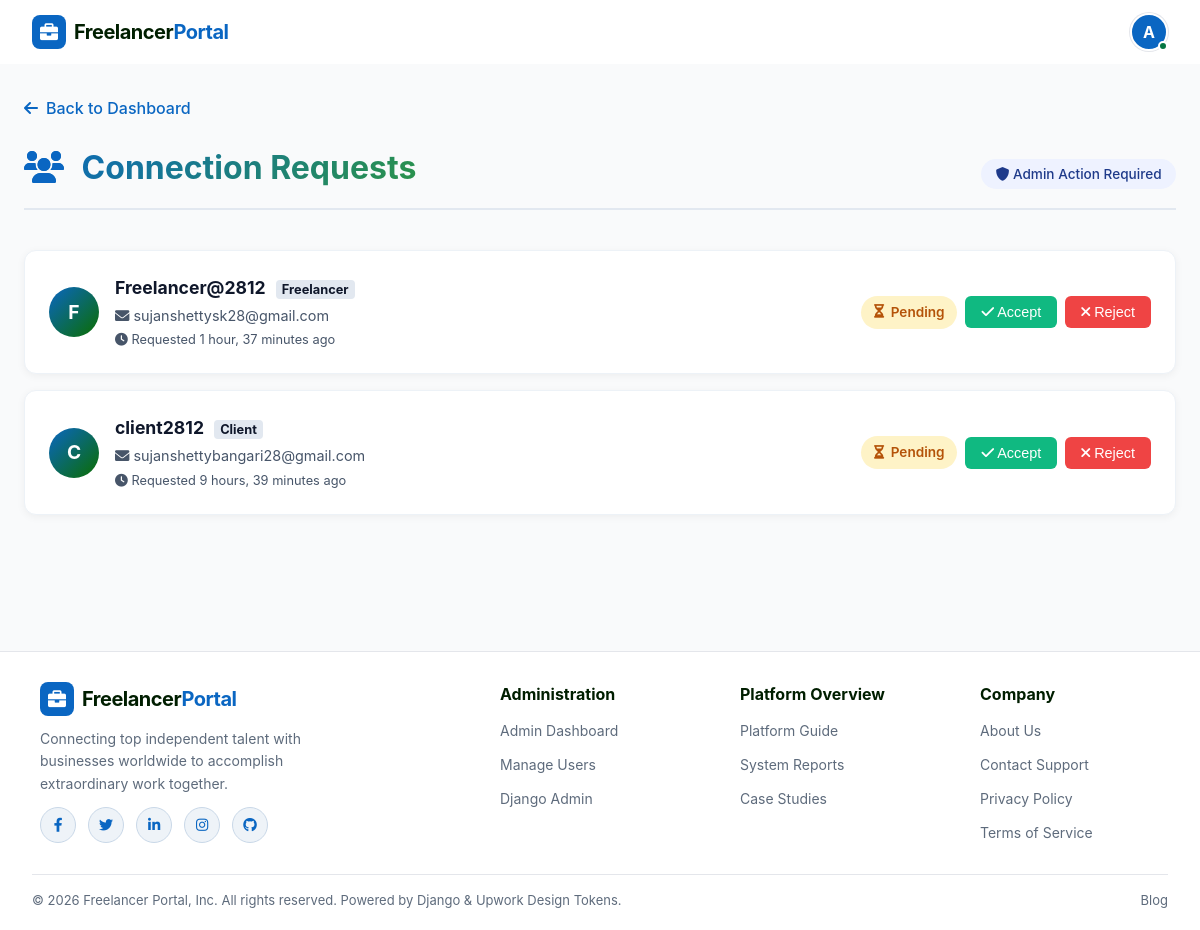
The app's page /accounts/admin/connection-requests/ (signed in) with its own data.
### accounts/models.py (models this page shows, shortened)
class User(AbstractUser):
    ROLE_CHOICES = (
        ('client', 'Client'),
        ('freelancer', 'Freelancer'),
    )
    username = models.CharField(max_length=150, unique=True)
    email = models.EmailField(unique=True)
    phone = models.CharField(max_length=15, unique=True)
    role = models.CharField(max_length=20, choices=ROLE_CHOICES)
    is_verified = models.BooleanField(default=False)  # ✅ ADD THIS
    USERNAME_FIELD = 'email'
    REQUIRED_FIELDS = ['username', 'phone']
    @property
    def get_profile_picture(self):
        try:
            if hasattr(self, 'freelancerprofile') and self.freelancerprofile.profile_picture:
                return self.freelancerprofile.profile_picture
        except Exception:
            pass
        return None

class ConnectionRequest(models.Model):
    STATUS_CHOICES = (
        ('pending', 'Pending'),
        ('accepted', 'Accepted'),
        ('rejected', 'Rejected'),
    )
    sender = models.ForeignKey(
        User,
        on_delete=models.CASCADE,
        related_name="sent_requests"
    )
    receiver = models.ForeignKey(
        User,
        on_delete=models.CASCADE,
        related_name="received_requests"
    )
    status = models.CharField(max_length=20, choices=STATUS_CHOICES, default='pending')
    created_at = models.DateTimeField(auto_now_add=True)

### accounts/views.py (the view)
# urls.py: path("admin/connection-requests/", views.admin_connection_requests, name="admin_connection_requests"),
@admin_required
def admin_connection_requests(request):
    requests = ConnectionRequest.objects.filter(receiver=request.user).order_by('-created_at')
    return render(request, "admin/connection_requests.html", {"requests": requests})

### accounts/context_processors.py (called while the page is built)
def notifications(request):
    if request.user.is_authenticated:
        user_notifications = Notification.objects.filter(user=request.user).order_by('-created_at')[:10]
        unread_count = Notification.objects.filter(user=request.user, is_read=False).count()
        return {
            'notifications': user_notifications,
            'unread_notifications_count': unread_count
        }
    return {
        'notifications': [],
        'unread_notifications_count': 0
    }

### templates/admin/connection_requests.html (shortened to what this page needs)
<!DOCTYPE html>
<html lang="en">
<head>
    <link rel="stylesheet" href="https://cdnjs.cloudflare.com/ajax/libs/font-awesome/6.0.0/css/all.min.css">
</head>
<body>
{% include 'includes/header.html' %}
<div class="container">
    <a href="{% url 'accounts:admin_home' %}" class="back-link"><i class="fas fa-arrow-left"></i> Back to Dashboard</a>
    <div class="dashboard-header">
        <h1><i class="fas fa-users" style="color: #0a66c2; margin-right: 10px;"></i> Connection Requests</h1>
        <span class="badge-role"><i class="fas fa-shield-alt"></i> Admin Action Required</span>
    </div>
    {% if requests %}
        {% for req in requests %}
        <div class="request-card">
            <div class="request-info">
                <div class="avatar">
                    {{ req.sender.username|make_list|first|upper }}
                </div>
                <div class="user-details">
                    <h3>{{ req.sender.username }} <span style="font-size: 0.8rem; background: #e2e8f0; padding: 2px 6px; border-radius: 4px; margin-left: 6px;">{{ req.sender.role|title }}</span></h3>
                    <p><i class="fas fa-envelope"></i> {{ req.sender.email }}</p>
                    <p style="font-size: 0.8rem; margin-top: 4px;"><i class="fas fa-clock"></i> Requested {{ req.created_at|timesince }} ago</p>
                </div>
            </div>
            <div class="request-actions">
                {% if req.status == 'pending' %}
                    <span class="status-badge status-pending"><i class="fas fa-hourglass-half"></i> Pending</span>
                    <form method="POST" action="{% url 'accounts:admin_accept_request' req.id %}" style="margin: 0;">
                        <button type="submit" class="btn btn-accept"><i class="fas fa-check"></i> Accept</button>
                    </form>
                    <form method="POST" action="{% url 'accounts:admin_reject_request' req.id %}" style="margin: 0;">
                        <button type="submit" class="btn btn-reject"><i class="fas fa-times"></i> Reject</button>
                    </form>
                {% elif req.status == 'accepted' %}
                    <span class="status-badge status-accepted"><i class="fas fa-check-circle"></i> Accepted</span>
                {% elif req.status == 'rejected' %}
                    <span class="status-badge status-rejected"><i class="fas fa-times-circle"></i> Rejected</span>
                {% endif %}
            </div>
        </div>
        {% endfor %}
    {% else %}
        <div class="empty-state">
            <i class="fas fa-inbox"></i>
            <h3>No Connection Requests</h3>
            <p>You don't have any connection requests at the moment.</p>
        </div>
    {% endif %}
</div>
{% include 'includes/footer.html' %}
</body>
</html>

### templates/includes/header.html (shortened to what this page needs)
{% load static %}
<header class="upwork-header">
  <div class="upwork-header-container">
    <div class="upwork-header-left">
      {% if request.user.is_authenticated %}
        {% if request.user.is_superuser %}
          <a href="{% url 'accounts:admin_home' %}" class="upwork-logo">
        {% elif request.user.role == 'client' %}
          <a href="{% url 'client:client_home' %}" class="upwork-logo">
        {% else %}
          <a href="{% url 'freelancer:freelancer_home' %}" class="upwork-logo">
        {% endif %}
      {% else %}
        <a href="{% url 'home' %}" class="upwork-logo">
      {% endif %}
        <span class="logo-icon"><i class="fas fa-briefcase"></i></span>
        <span class="logo-text">Freelancer<span class="logo-accent">Portal</span></span>
      </a>
    </div>
    <div class="upwork-header-right">
      {% if request.user.is_authenticated %}
      <div class="upwork-user-menu" onclick="toggleUpworkMenu(event)">
        <div class="user-avatar-circle" style="display: flex; align-items: center; justify-content: center; font-weight: 700; font-size: 16px; background: #0a66c2; color: white;">
          {% if request.user.get_profile_picture %}
          <img src="{{ request.user.get_profile_picture }}" alt="{{ request.user.username }}" style="width: 100%; height: 100%; object-fit: cover;">
          {% else %}
          {{ request.user.username|slice:":1"|upper }}
          {% endif %}
        </div>
        <span class="online-status-dot"></span>
      </div>
      {% else %}
      <a href="{% url 'accounts:login' %}" class="upwork-btn-link">Log In</a>
      <a href="{% url 'accounts:select_role' %}" class="upwork-btn-primary">Sign Up</a>
      {% endif %}
    </div>
  </div>
</header>
<link rel="stylesheet" href="https://cdnjs.cloudflare.com/ajax/libs/font-awesome/6.0.0/css/all.min.css" />

### templates/admin/connection_requests.html (style rules this page uses)
* { margin: 0; padding: 0; box-sizing: border-box; }
body { font-family: system-ui, 'Segoe UI', 'Inter', -apple-system, BlinkMacSystemFont, Roboto, sans-serif; background-color: #f8fafc; color: #1e293b; line-height: 1.5; min-height: 100vh; display: flex; flex-direction: column; }
.container { max-width: 1200px; margin: 2rem auto; padding: 0 1.5rem 3rem; flex: 1; width: 100%; }
.dashboard-header { margin-bottom: 2.5rem; border-bottom: 2px solid #e2e8f0; padding-bottom: 1rem; display: flex; align-items: baseline; justify-content: space-between; flex-wrap: wrap; gap: 1rem; }
.dashboard-header h1 { font-size: 2rem; font-weight: 700; background: linear-gradient(135deg, #0a66c2, #2b9348); background-clip: text; -webkit-background-clip: text; color: transparent; }
.badge-role { background: #eef2ff; color: #1e3a8a; padding: 0.3rem 0.9rem; border-radius: 40px; font-size: 0.85rem; font-weight: 500; }
.request-card { background: white; border-radius: 12px; padding: 1.5rem; margin-bottom: 1rem; box-shadow: 0 2px 8px rgba(0,0,0,0.05); display: flex; justify-content: space-between; align-items: center; border: 1px solid #edf2f7; flex-wrap: wrap; gap: 1rem; }
.request-info { display: flex; align-items: center; gap: 1rem; }
.avatar { width: 50px; height: 50px; background: linear-gradient(135deg, #0a66c2, #0b6d00); border-radius: 50%; display: flex; align-items: center; justify-content: center; color: white; font-weight: bold; font-size: 1.2rem; }
.user-details h3 { margin: 0 0 0.2rem 0; font-size: 1.1rem; color: #0f172a; }
.user-details p { margin: 0; color: #475569; font-size: 0.9rem; }
.request-actions { display: flex; gap: 0.5rem; align-items: center; }
.btn { padding: 0.5rem 1rem; border-radius: 6px; font-weight: 500; font-size: 0.9rem; cursor: pointer; border: none; text-decoration: none; color: white; transition: opacity 0.2s; }
.btn-accept { background: #10b981; }
.btn-reject { background: #ef4444; }
.status-badge { padding: 0.4rem 0.8rem; border-radius: 20px; font-size: 0.85rem; font-weight: 600; display: inline-flex; align-items: center; gap: 0.4rem; }
.status-pending { background: #fef3c7; color: #b45309; }
.back-link { display: inline-flex; align-items: center; gap: 0.5rem; color: #0a66c2; text-decoration: none; margin-bottom: 1.5rem; font-weight: 500; }

### templates/includes/header.html (style rules this page uses)
* { box-sizing: border-box; margin: 0; padding: 0; }
body { background-color: #f9fafb; font-family: 'Inter', -apple-system, BlinkMacSystemFont, "Segoe UI", Roboto, sans-serif; color: #001e00; }
.upwork-header { background: #ffffff; border-bottom: none; position: sticky; top: 0; z-index: 1000; height: 64px; display: flex; align-items: center; box-shadow: none; }
.upwork-header-container { width: 100%; max-width: 1400px; margin: 0 auto; padding: 0 32px; display: flex; justify-content: space-between; align-items: center; }
.upwork-header-left { display: flex; align-items: center; gap: 32px; }
.upwork-logo { display: flex; align-items: center; gap: 8px; text-decoration: none; }
.logo-icon { background: #0a66c2; color: #ffffff; width: 34px; height: 34px; border-radius: 8px; display: flex; align-items: center; justify-content: center; font-size: 18px; }
.logo-text { font-size: 20px; font-weight: 700; color: #001e00; letter-spacing: -0.5px; }
.logo-accent { color: #0a66c2; }
.upwork-header-right { display: flex; align-items: center; gap: 16px; }
.upwork-user-menu { position: relative; cursor: pointer; }
.user-avatar-circle { width: 38px; height: 38px; border-radius: 50%; background: #0a66c2; color: white; display: flex; align-items: center; justify-content: center; font-size: 16px; font-weight: 600; overflow: hidden; border: 2px solid #ffffff; box-shadow: 0 0 0 1px #e4e6eb; }
.online-status-dot { position: absolute; bottom: 0; right: 0; width: 10px; height: 10px; background: #057642; border: 2px solid #ffffff; border-radius: 50%; }

### records on screen
User: user.username "A"
ConnectionRequest: sender.username|make_list "F", sender.username "Freelancer@2812", sender.role "Freelancer", sender.email "sujanshettysk28@gmail.com", created_at "1 hour, 37 minutes", status "pending" (drawn)
ConnectionRequest: sender.username|make_list "C", sender.username "client2812", sender.role "Client", sender.email "sujanshettybangari28@gmail.com", created_at "9 hours, 39 minutes", status "pending" (drawn)
